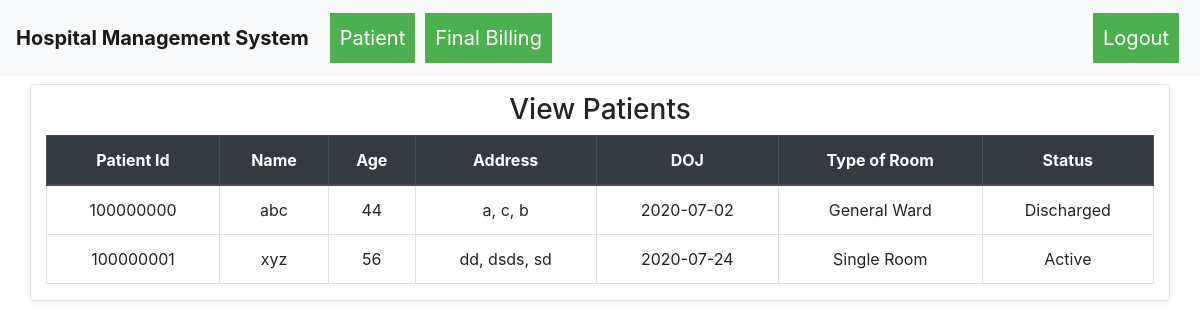
The app's page /patient_list (signed in), older data.
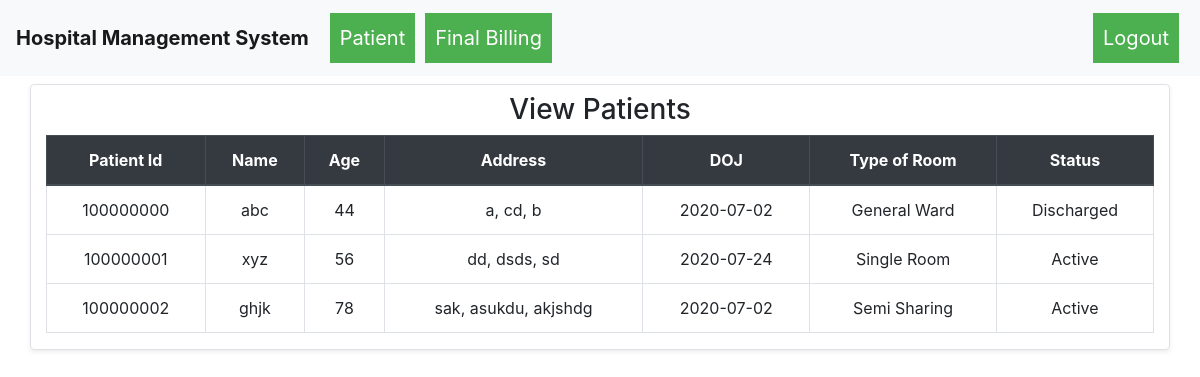
The same page, newer data.
### hospital_management_system/models.py (models this page shows)
class Patient(db.Model):
    __table_args__ = {'sqlite_autoincrement': True}
    id = db.Column(db.Integer, primary_key=True)
    ssid = db.Column(db.String(250), unique=True, nullable=False)
    name = db.Column(db.String(80), nullable=False)
    age = db.Column(db.Integer, nullable=False)
    date_of_admission = db.Column(db.Date, nullable=False)
    type_of_bed = db.Column(db.String(80), nullable=False)
    address = db.Column(db.String(250), nullable=False)
    city = db.Column(db.String(250), nullable=False)
    state = db.Column(db.String(250), nullable=False)
    status = db.Column(db.String(100), nullable=False)

### hospital_management_system/routes.py (the view)
@app.route("/patient_list")
def patient_list():
    if not session.get("username"):
        return redirect("/")
    if session.get("username") != "admin":
        return redirect("/")
    patients = Patient.query.all()
    return render_template("patient_list.html", patient="active", patients=patients, username=session.get("username"))

### hospital_management_system/templates/patient_list.html (shortened to what this page needs)
{% extends "base.html" %}
{% block body %}
    <div class="container">
        <div class="row">
            <div class="col-md-12 shadow-sm rounded border mt-2">
                <h3 class="text-center my-2">View Patients</h3>
                <table class="table table-bordered table-hover">
                    <thead class="thead-dark">
                        <tr>
                            <th class="text-center">Patient Id</th>
                            <th class="text-center">Name</th>
                            <th class="text-center">Age</th>
                            <th class="text-center">Address</th>
                            <th class="text-center">DOJ</th>
                            <th class="text-center">Type of Room</th>
                            <th class="text-center">Status</th>
                        </tr>
                    </thead>
                    <tbody>
                        {% for i in patients %}
                            <tr>
                                <td class="text-center">{{i.id}}</td>
                                <td class="text-center">{{i.name}}</td>
                                <td class="text-center">{{i.age}}</td>
                                <td class="text-center">{{i.address}}, {{i.city}}, {{i.state}}</td>
                                <td class="text-center">{{i.date_of_admission}}</td>
                                <td class="text-center">{{i.type_of_bed}}</td>
                                <td class="text-center">{{i.status}}</td>
                            </tr>
                        {% endfor %}
                    </tbody>
                </table>
            </div>
        </div>
    </div>
{% endblock %}

### hospital_management_system/templates/base.html (shortened to what this page needs)
<!DOCTYPE html>
<html lang="en">
<head>
    <link rel="stylesheet" href="{{ url_for('static',filename='css/bootstrap.min.css') }}">
    <link rel="stylesheet" href="{{ url_for('static', filename='css/dropdown.css') }}">
</head>
<body>
    {% include 'header.html' %}
    {% block body %}
    {% endblock %}
</body>
</html>

### hospital_management_system/templates/header.html (shortened to what this page needs)
<nav class="navbar navbar-expand-lg navbar-light bg-light">
    <a class="navbar-brand font-weight-bolder">Hospital Management System</a>
    <div class="collapse navbar-collapse" id="navbarNav">
      <ul class="navbar-nav mr-auto">
        {% if Login %}
        {% else %}
        {% if username == "admin" %}
        <div class="dropdown">
          <a href="{{url_for('patient_list')}}"><button style="padding: 10px; margin: 5px;" class="dropbtn">Patient</button></a>
        </div>
        {% endif %}
          {% if username == "admin" %}
          <div class="dropdown">
            <a href="{{url_for('final_billing')}}"><button style="padding: 10px; margin: 5px;" class="dropbtn">Final Billing</button>
            </div></a>
            {% endif %}
        {% endif %}
      </ul>
      <ul class="navbar-nav ml-auto">
        {% if Login %}
        {% else %}
        <div class="dropdown">
          <a href="{{url_for('logout')}}"><button style="padding: 10px; margin: 5px;" class="dropbtn">Logout</button>
        </div></a>
        {% endif %}
      </ul>
    </div>
  </nav>

### hospital_management_system/static/css/dropdown.css (style rules this page uses)
.dropbtn { background-color: #4CAF50; color: white; padding: 20px; font-size: 20px; border: none; }
.dropdown { position: relative; display: inline-block; }

Row changes from the older to the newer data that the page shows:
changed Patient "abc": city "c" → "cd"
added Patient: id "100000002", name "ghjk", age "78", address "sak", city "asukdu", state "akjshdg", date_of_admission "2020-07-02", type_of_bed "Semi Sharing", status "Active"
